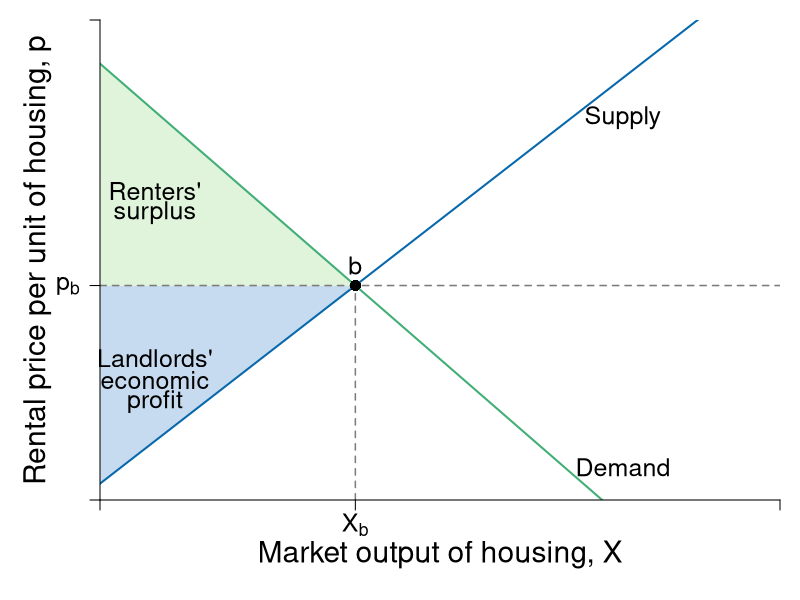

The R script that drew this image:
require(shape)
pdf(file = "public_mechanism/landlord_no_rc.pdf", width = 9, height = 7)

# Set parameters for graphics
axislabelsize <- 1.8
labelsize <- 1.5
namesize <- 1.8
annotatesize <- 1.5
graphlinewidth <- 2
segmentlinewidth <- 1.5

COL <- c("#7fc97f", "#beaed4", "#fdc086", "#ffff99", "#386cb0", "#f0027f", "#bf5b17", "#666666")
COLA <- c("#e0f3db", "#99d8c9","#66c2a4","#41ae76", "#238b45", "#005824")
COLB <- c("#c6dbef", "#4eb3d3", "#2b8cbe", "#0868ac","#084081")
COLC <- c("#fcfbfd", "#efedf5", "#dadaeb", "#bcbddc", "#9e9ac8", "#807dba", "#6a51a3", "#54278f", "#3f007d")
grays <- gray.colors(25, start = 1, end = 0, alpha = 1)

par(mar =  c(5, 5, 1, 1))

Demand <- function(x, rmax = 20, xmax = 12, n = 8) {
  rmax - (rmax/(n*xmax))*x
}


mrsA <- function(x, rmax = 20, xmax = 10) {
  rmax - (rmax/xmax)*x
}

#uA <- function(x, y, rmax, rmax = 20, xmax = 10) {
#  y + rmax*x - (1/2)(rmax/xmax)*x^2
#}


Supply <- function(x, c1 = 0.75, c2 = 4*0.0465){
  c1 + c2*x
}

xlims <- c(0, 130)
ylims <- c(0, 22)

npts <- 501 
x <- seq(xlims[1], xlims[2], length.out = npts)
y <- seq(ylims[1], ylims[2], length.out = npts) 
a <- c(46.08, 55, 64)
b <- c(46.08, 55, 64)

plot(0, 0, xlim = xlims, ylim = ylims, type = "n",
     xlab = expression(paste("")),
     ylab = expression(paste("")), 
     xaxt = "n", 
     yaxt = "n", 
     cex.lab = axislabelsize, 
     bty = "n",
     xaxs = "i", 
     yaxs = "i")


ticksy <- c(0, 9.83, ylims[2])
ylabels <- c(NA, expression(paste(p[b])), NA)
ticksx <- c(0, 48.817, xlims[2])
xlabels <- c(NA, expression(paste(X[b])), NA)

npts <- 500 
xx1 <- seq(xlims[1], xlims[2], length.out = npts)

#Draw the polygon for landlord surplus
xpoly1 <- c(0, 28.226, 0, 0)
ypoly1 <- c(0.75, 6, 6, 0.75)
polygon(x = xpoly1, y = ypoly1, col=COLB[1], density=NULL, border = NA)

#Draw the polygon for renter surplus
xpoly2 <- c(0, 0, 28.226, 28.226)
ypoly2 <- c(6, 20, 14.1196, 6)
polygon(x = xpoly2, y = ypoly2, col=COLA[1], density=NULL, border = NA)

#Draw the polygon for renter loss
xpoly3 <- c(28.226, 28.226, 48.817)
ypoly3 <- c( 9.83, 14.1196, 9.83)
polygon(x = xpoly3, y = ypoly3, col=COLA[1], density=NULL, border = NA)

#Draw the polygon for LL loss
xpoly4 <- c(28.226, 28.226, 48.817)
ypoly4 <- c(6, 9.83, 9.83)
polygon(x = xpoly4, y = ypoly4, col=COLB[1], density=NULL, border = NA)

# CHANGE THIS COLOR

# Draw now renters surplus
xpoly5 <- c(0, 0, 28.226, 28.226)
ypoly5 <- c(9.83, 6, 6, 9.83)
polygon(x = xpoly5, y = ypoly5, col=COLB[1], density=NULL, border = NA)

#text(51, 5.5, expression(paste("Landlord Surplus Lost")), xpd = TRUE, cex = labelsize) 

#Segments
segments(0, 9.83, xlims[2], 9.83, lty = 2, grays[20] , lwd = segmentlinewidth)
segments(48.817, 0, 48.817, 9.83, lty = 2, col = grays[20] , lwd = segmentlinewidth)


# segments(0, 6, xlims[2], 6, lty = 2, grays[20] , lwd = segmentlinewidth)
# segments(28.226, 0, 28.226, 14.1196, lty = 2, grays[20] , lwd = segmentlinewidth)

#Lines for mrs graph
lines(xx1, Demand(xx1), col = COLA[4], lwd = graphlinewidth)
lines(xx1, Supply(xx1), col = COLB[4], lwd = graphlinewidth)

# To find the equilibrium X uncomment the following
# eq1 <- uniroot(function(x)  Demand(x) - Supply(x)  , c(.01,1000), tol=1e-8)   
# eq1[1]

# Points
points(48.817, 9.83, pch = 16, col = "black", cex = 1.5)
text(48.817, 10.75, expression(paste(b)), xpd = TRUE, cex = labelsize)

# segments(48.817 + 18.226, 0, 48.817 +18.226, 6, lty = 2, col = grays[20] , lwd = segmentlinewidth)


# segments(0, 6, xlims[2], 6, lty = 2, grays[20] , lwd = segmentlinewidth)
# segments(28.226, 0, 28.226, 14.1196, lty = 2, grays[20] , lwd = segmentlinewidth)

#Label axes
#mtext(expression(paste("Market output of housing, ", X)), side=1, line = 2.5, cex = axislabelsize)
text(0.5*xlims[2], -2.5, expression(paste("Market output of housing, ", X)), xpd = TRUE, cex = axislabelsize) 
text(-12, 0.5*ylims[2], expression(paste("Rental price per unit of housing, ", p)), xpd = TRUE, cex = axislabelsize, srt = 90) 

# Labels
text(10.5, 6.5, expression(paste("Landlords'")), xpd = TRUE, cex = labelsize)
text(10.5, 5.5, expression(paste("economic")), xpd = TRUE, cex = labelsize)
text(10.5, 4.5, expression(paste("profit")), xpd = TRUE, cex = labelsize)
text(10.5, 14.16, expression(paste("Renters'")), xpd = TRUE, cex = labelsize) 
text(10.5, 13.16, expression(paste("surplus")), xpd = TRUE, cex = labelsize)

#text(100, 10.25, expression("Price, Before"), cex = labelsize)
#text(100, 5.5, expression(paste("Rent Control Price")), cex = labelsize)

text(100, 1.5, expression("Demand"), cex = labelsize)
text(100, 17.5, expression("Supply"), cex = labelsize)


axis(1, at = ticksx, pos = 0, labels = xlabels, cex.axis = labelsize)
axis(2, at = ticksy, pos = 0, labels = ylabels, las = 1, cex.axis = labelsize)

dev.off()
